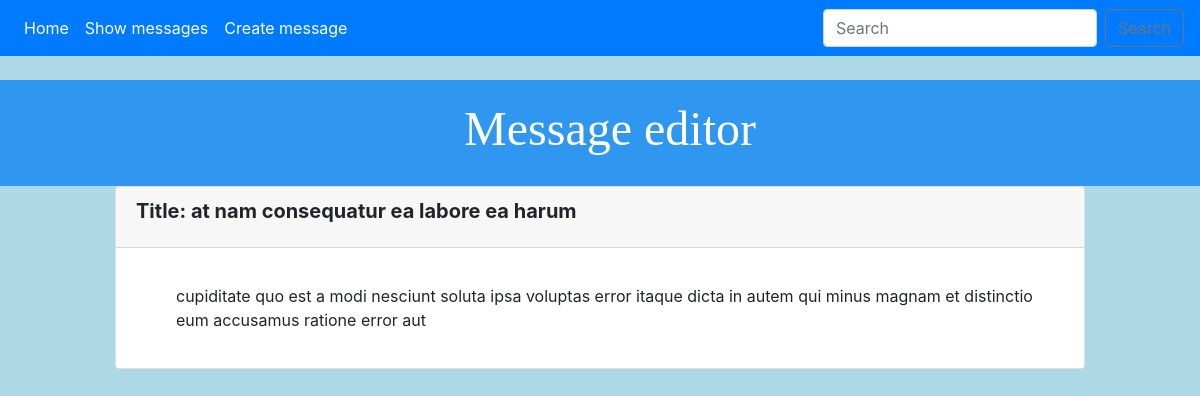
The page /show_message/100 on the database its author committed.
### message_editor/models.py (models this page shows, shortened)
class Message(models.Model):
    id = models.PositiveIntegerField(primary_key=True)
    userId = models.IntegerField()
    title = models.CharField(max_length=200)
    body = models.CharField(max_length=200)

### message_editor/views.py (the view)
# urls.py: path('show_message/<id>', views.show_message, name='show-message'),
def show_message(request, id):
    message = Message.objects.get(pk = id)
    return render(request, 'message_editor/show_message.html', {'message': message})

### message_editor/templates/message_editor/show_message.html
{% extends 'message_editor/base.html' %}
{% block content %}
<div class = "card">
	<div class = "card-header">
		  <h5 class="card-title">
			  <span style="font-weight:bold">Title: {{message.title }}</span>
		</h5>
	</div>
	<div class ="card-body">
		<p class = card-text>
    <ul>
	{{ message.body }}
   </ul>
</p>
</div>
	{% endblock %}

### message_editor/static/css/message_editor.css (style rules this page uses)
body { background-color: lightblue; }

### rows shown on the page
Message: title "at nam consequatur ea labore ea harum", body "cupiditate quo est a modi nesciunt soluta ipsa voluptas error itaque dicta in autem qui minus magnam et distinctio eum accusamus ratione error aut"
